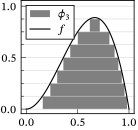

The script that drew this image:
from pathlib import PurePath

import matplotlib.pyplot as plt
import numpy as np

plt.style.use(["sigproc", "sigproc-small"])

x = np.linspace(0, 1, num=300)
f = 6 * x**2 * (1 - x)
g = np.zeros(300)
div = 8

for y in np.linspace(0, 1, num=div, endpoint=False):
    g[(f >= y) & (f <= y + 1 / div)] = y

major = np.array([0, 0.5, 1])
minor = np.setdiff1d(np.linspace(0, 1, num=div + 1), major)

fig, ax = plt.subplots()
ax.set_yticks(major)
ax.set_yticks(minor, minor=True)
ax.fill_between(x, g, step="post", label=r"$\phi_3$", color="gray", lw=0)
ax.plot(x, f, label=r"$f$")
ax.grid(axis="y", which="both")
ax.legend()
ax.axis("square")
fig.savefig(str(PurePath(__file__).parent / (PurePath(__file__).stem + ".pdf")))
